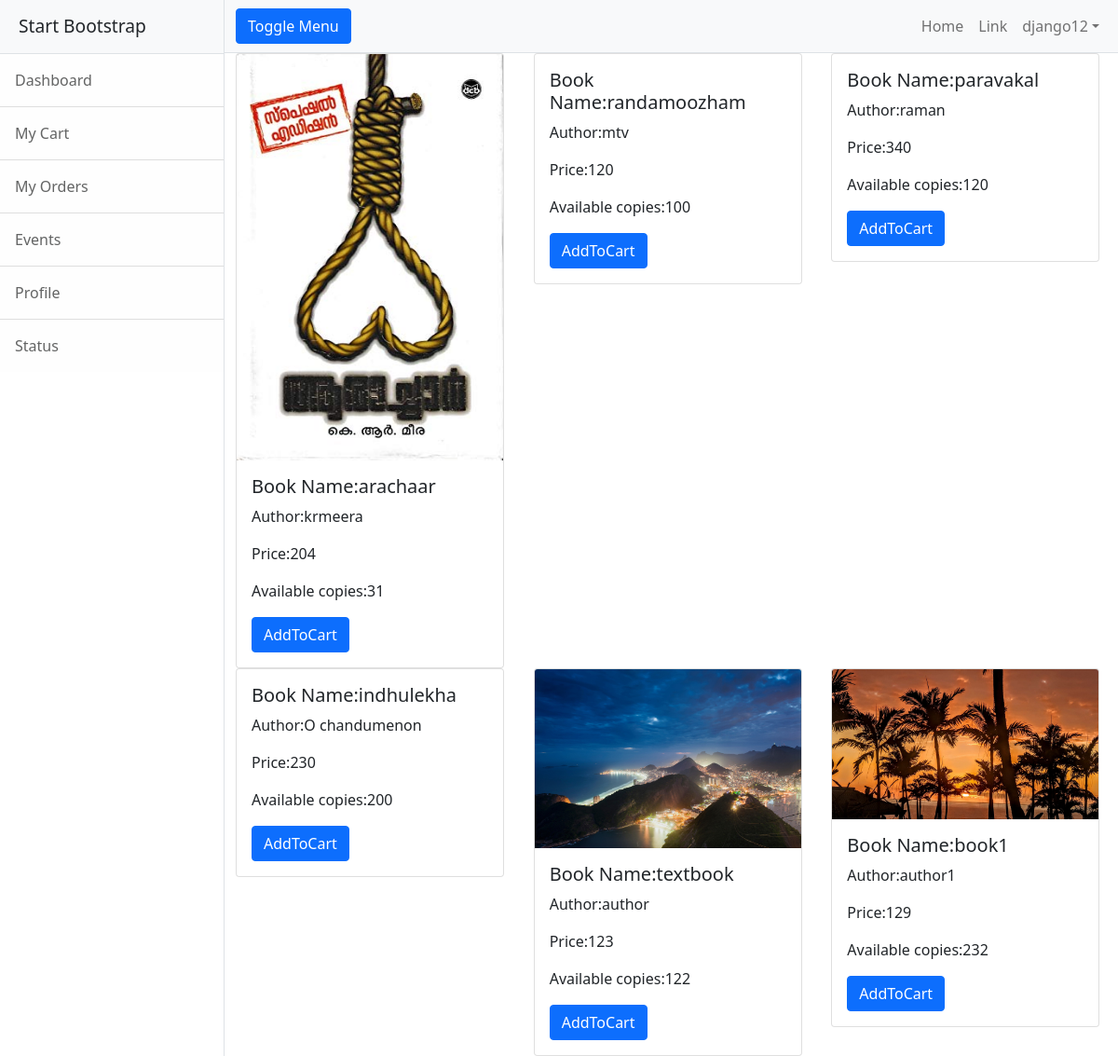
The page /customers/home (signed in) on the database its author committed.
### owner/models.py (models this page shows, shortened)
class Books(models.Model):
    book_name=models.CharField(max_length=120,unique=True)
    author=models.CharField(max_length=120)
    amount=models.PositiveIntegerField()
    copies=models.PositiveIntegerField()
    image=models.ImageField(upload_to="images",null=True)

### customer/views.py (the view)
# urls.py: path("home",views.CustomerIndex.as_view(),name="custhome"),
@method_decorator(signin_required,name="dispatch")
class CustomerIndex(ListView):
    model = Books
    template_name = "custhome.html"
    context_object_name = "books"

### customer/templates/custhome.html (shortened to what this page needs)
{%extends 'cbase.html'%}
{%block body_block%}
<div class="row">
    {%for book in books%}
    <div class="col-4" mt-3>
        <div class="card" style="width: 18rem;">
            {%if book.image%}
            <img src="{{book.image.url}}" class="card-img-top" alt="...">
            {%endif%}
            <div class="card-body">
                <h5 class="card-title">Book Name:{{book.book_name}}</h5>
                <p class="card-text" q>Author:{{book.author}}</p>
                <p class="card-text" q>Price:{{book.amount}}</p>
                <p class="card-text" q>Available copies:{{book.copies}}</p>
                <a href="{%url 'addtocart' book.id%}" class="btn btn-primary">AddToCart</a>
            </div>
        </div>
    </div>
    {%endfor%}
</div>
{%endblock%}

### customer/templates/cbase.html (shortened to what this page needs)
<!DOCTYPE html>
{%load static%}
<html lang="en">
<head>
    <link href="{%static 'css/styles.css'%}" rel="stylesheet"/>
<link href="https://cdn.jsdelivr.net/npm/bootstrap@5.1.3/dist/css/bootstrap.min.css" rel="stylesheet">
</head>
<body>
<div class="d-flex" id="wrapper">
    <div class="border-end bg-white" id="sidebar-wrapper">
        <div class="sidebar-heading border-bottom bg-light">Start Bootstrap</div>
        <div class="list-group list-group-flush">
            <a class="list-group-item list-group-item-action list-group-item-light p-3" href="#!">Dashboard</a>
            <a class="list-group-item list-group-item-action list-group-item-light p-3" href="{%url 'viewmycart' %}">My Cart</a>
            <a class="list-group-item list-group-item-action list-group-item-light p-3" href="{%url 'listorders'%}">My Orders</a>
            <a class="list-group-item list-group-item-action list-group-item-light p-3" href="#!">Events</a>
            <a class="list-group-item list-group-item-action list-group-item-light p-3" href="#!">Profile</a>
            <a class="list-group-item list-group-item-action list-group-item-light p-3" href="#!">Status</a>
        </div>
    </div>
    <div id="page-content-wrapper">
        <nav class="navbar navbar-expand-lg navbar-light bg-light border-bottom">
            <div class="container-fluid">
                <button class="btn btn-primary" id="sidebarToggle">Toggle Menu</button>
                <div class="collapse navbar-collapse" id="navbarSupportedContent">
                    <ul class="navbar-nav ms-auto mt-2 mt-lg-0">
                        <li class="nav-item active"><a class="nav-link" href="#!">Home</a></li>
                        <li class="nav-item"><a class="nav-link" href="#!">Link</a></li>
                        <li class="nav-item dropdown">
                            <a class="nav-link dropdown-toggle" id="navbarDropdown" href="#" role="button"
                               data-bs-toggle="dropdown" aria-haspopup="true" aria-expanded="false">{{request.user}}</a>
                        </li>
                    </ul>
                </div>
            </div>
        </nav>
        <div class="container-fluid">
            {%block body_block%}
            {%endblock%}
        </div>
    </div>
</div>
</body>
</html>

### rows shown on the page
Books: image (picture), book_name "arachaar", author "krmeera", amount "204", copies "31"
Books: book_name "randamoozham", author "mtv", amount "120", copies "100"
Books: book_name "paravakal", author "raman", amount "340", copies "120"
Books: book_name "indhulekha", author "O chandumenon", amount "230", copies "200"
Books: image (picture), book_name "textbook", author "author", amount "123", copies "122"
Books: image (picture), book_name "book1", author "author1", amount "129", copies "232"

### other values the page prints
{{ request.user }} "django12"
